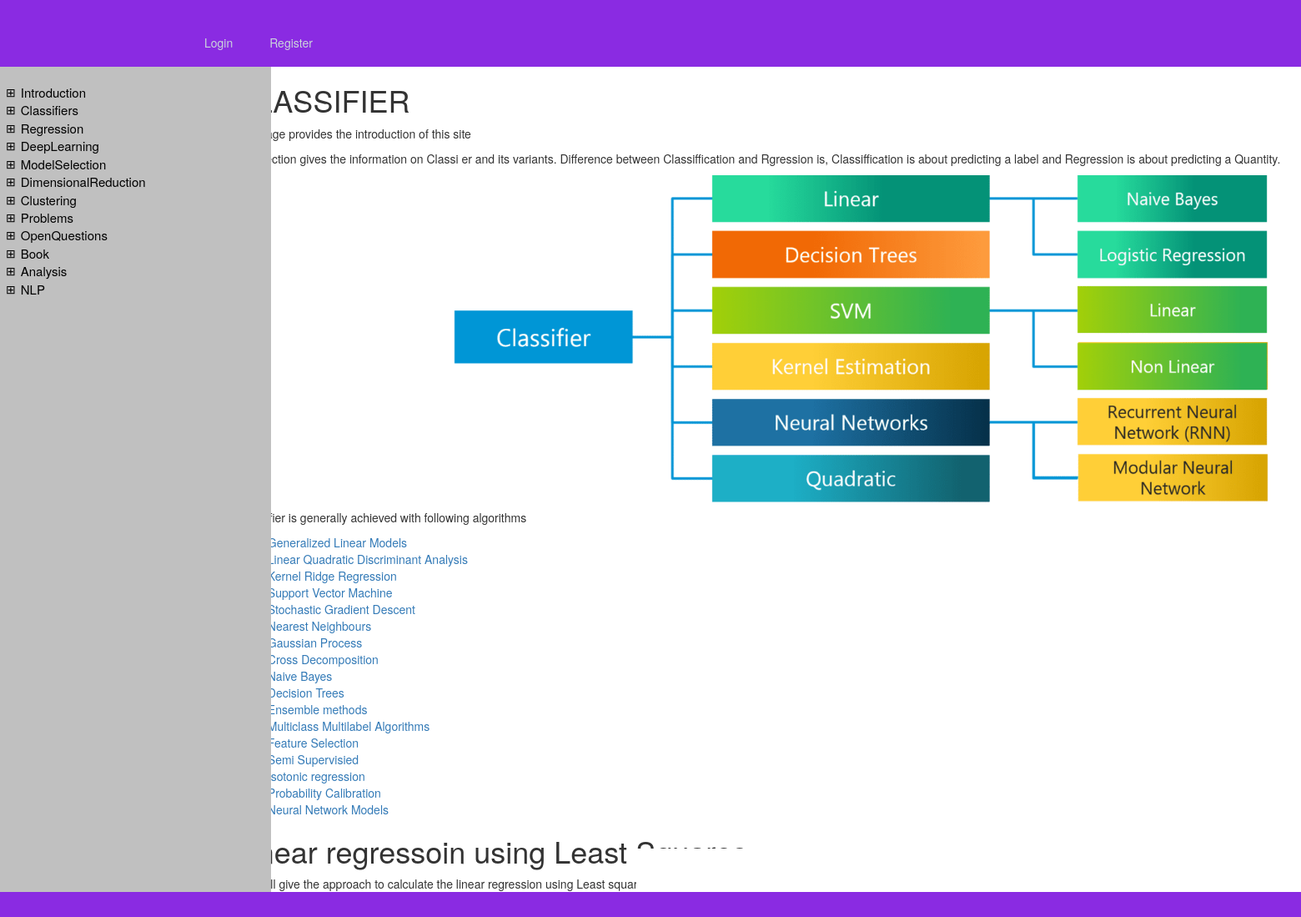
Before: /start/Classifiers with the older database file.
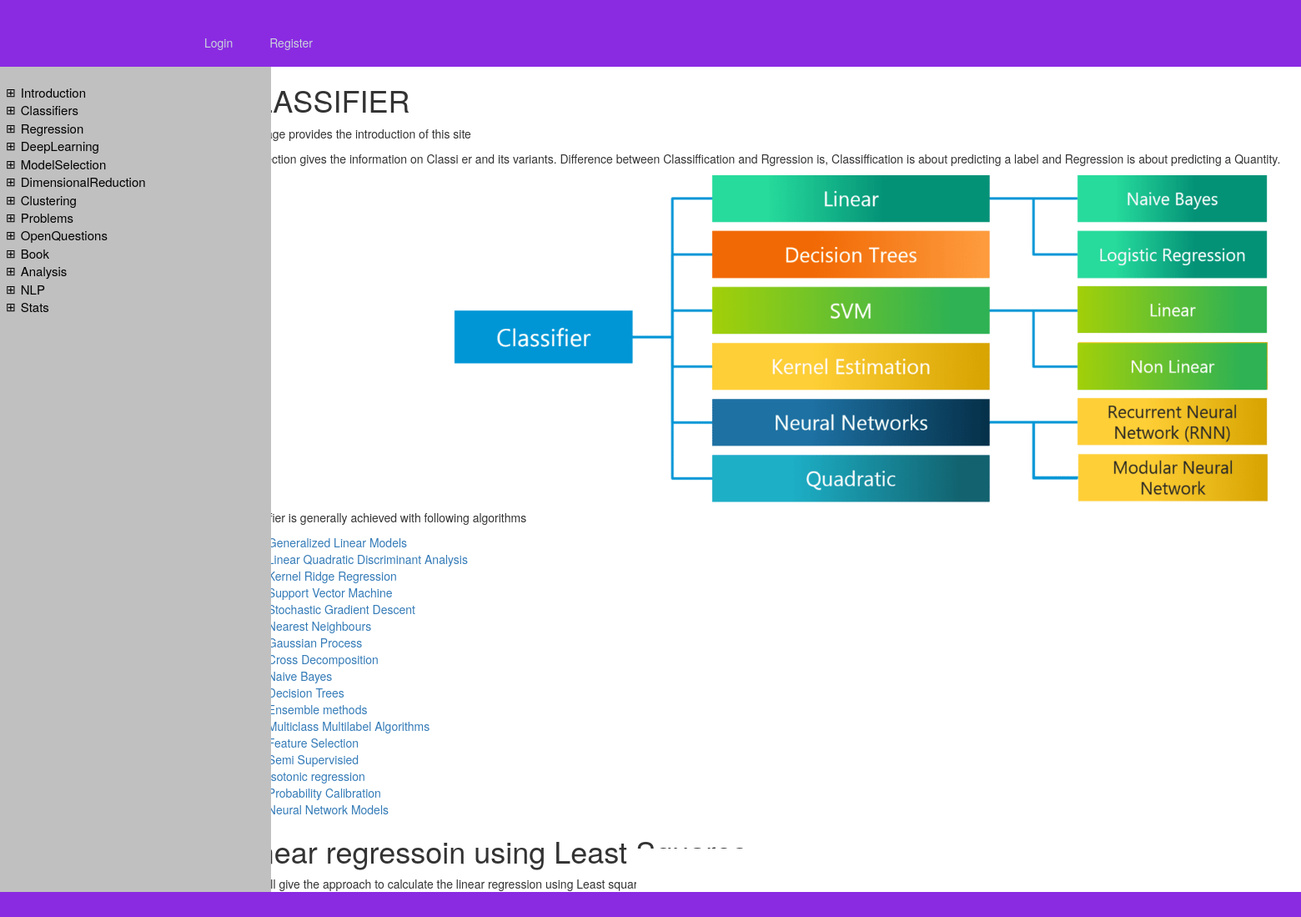
After: the same page with the newer database file.
### application/models.py (models this page shows, shortened)
class FirstLevel(db.Model):
    id = db.Column(db.Integer, primary_key=True)
    title = db.Column(db.String(200), unique=True, nullable=False)
    secondlevel = db.relationship('SecondLevel',backref='parent', lazy=True)

### application/routes.py (the view)
@app.route("/start/<string:heading>")
def start(heading):
    first_level = FirstLevel.query.all()
    if heading == 'Introduction':
        return render_template("intro.html",first_level=first_level)
    elif heading == 'Classifiers':
        return render_template("classifier.html",first_level=first_level)
    elif heading == 'Regression':
        return render_template("regression.html",first_level=first_level)
    elif heading == 'DeepLearning':
        return render_template("deeplearning.html",first_level=first_level)
    elif heading == 'ModelSelection':
        return render_template("modelselection.html",first_level=first_level)
    elif heading == 'DimensionalReduction':
        return render_template("dimensionalreduction.html",first_level=first_level)
    elif heading == 'Clustering':
        return render_template("clustering.html",first_level=first_level)
    elif heading == 'Problems':
        return render_template("problems.html",first_level=first_level)
    elif heading == 'OpenQuestions':
        return render_template("openquestions.html",first_level=first_level)
    elif heading == 'NLP':
        return render_template("book_nlp.html",first_level=first_level)
    elif heading == 'Book':
        return render_template("book.html",first_level=first_level)
    elif heading == 'Stats':
        return render_template("stats.html",first_level=first_level)
    else:
        return render_template('intro.html',first_level=first_level)

### application/templates/classifier.html
{% extends "layout.html" %}
{% block content %}
<div>
    <h1>CLASSIFIER</h1>
    <p>This page provides the introduction of this site</p>
    <p>This section gives the information on Classier and its variants.
Difference between Classiffication and Rgression is, Classiffication is about predicting a label and Regression
is about predicting a Quantity.</p>
<img src="{{url_for('static', filename='classifier_info.png')}}" alt="" align="middle" width="1500" height="400"><br>
<p>Classiffier is generally achieved with following algorithms
	<ul>
<li><a href="{{ url_for('gen_lin_models') }}" >Generalized Linear Models</a></li>
<li><a href="{{ url_for('lin_disc_ana') }}" >Linear Quadratic Discriminant Analysis</a></li>
<li><a href="{{ url_for('kernel_ridge') }}" >Kernel Ridge Regression</a></li>
<li><a href="{{ url_for('svm') }}" >Support Vector Machine</a></li>
<li><a href="{{ url_for('sto_grad_descent') }}" >Stochastic Gradient Descent</a></li>
<li><a href="{{ url_for('near_neig') }}" >Nearest Neighbours</a></li>
<li><a href="{{ url_for('gauss_process') }}" >Gaussian Process</a></li>
<li><a href="{{ url_for('cross_validation') }}" >Cross Decomposition</li>
<li><a href="{{ url_for('naive_bayes') }}" >Naive Bayes</li></a>
<li><a href="{{ url_for('decision_tree') }}" >Decision Trees</a></li>
<li><a href="{{ url_for('ensemble_methods') }}" >Ensemble methods</a></li>
<li><a href="{{ url_for('multiclass_multilabel_algos') }}" >Multiclass Multilabel Algorithms</a></li>
<li><a href="{{ url_for('feature_selection') }}" >Feature Selection</a></li>
<li><a href="{{ url_for('semi_super') }}" >Semi Supervisied</a></li>
<li><a href="{{ url_for('isotonic_regression') }}" >Isotonic regression</a></li>
<li><a href="{{ url_for('probability_calibration') }}" >Probability Calibration</a></li>
<li><a href="{{ url_for('neural_network') }}" >Neural Network Models</a></li>
</ul>
</p>
<h1> Linear regressoin using Least Squares</h1>
	<p>This will give the approach to calculate the linear regression using Least squares mechanism. Simple Linear
Regression is one variable dependent on one variable. If there are more than two variables it is Multiple
Linear Regressions.</p>
</div>
{% endblock content %}

### application/templates/layout.html (shortened to what this page needs)
<!DOCTYPE html>
<html lang="en">
<head>
    <link rel= "stylesheet" type= "text/css" href= "{{ url_for('static',filename='styles/tree_style.css') }}">
    <link rel= "stylesheet" type= "text/css" href= "{{ url_for('static',filename='styles/main.css') }}">
    <link rel= "stylesheet" type= "text/css" href= "{{ url_for('static',filename='styles/bootstrap.min.css') }}">
</head>
<body>
<div class="headerLayout">
    <nav class="navbar navbar-expand-md navbar-dark bg-steel fixed-top">
        <div class="container">
          <div class="collapse navbar-collapse" id="navbarToggle">
            <div class="navbar-nav">
                {% if current_user.is_authenticated %}
                    <a class="nav-item nav-link" href="{{url_for('logout')}}">Logout</a>
                {% else %}
                    <a class="nav-item nav-link" href="{{url_for('login')}}">Login</a>
                    <a class="nav-item nav-link" href="{{url_for('register')}}">Register</a>
                {% endif %}
            </div>
          </div>
        </div>
      </nav>
</div>
<div  class="sidenav">
    <ul id="myUL">
        {% for value in first_level %}
        <li><span class="box"><a href="{{url_for('start',heading=value.title)}}">{{value.title}}</a></span>
        </li>
        {% endfor %}
    </ul>
</div>
<div class="layoutMain" id="main">
    {% block content %}
    {% endblock content%}
</div>
<div class="footerLayout"></div>
</body>
</html>

### application/static/styles/tree_style.css (style rules this page uses)
.sidenav { width: 32.5rem; position: fixed; margin-top: 80px; top: 0; left: 0; bottom: 0; background-color: #C0C0C0; overflow-x: scroll; padding-top: 20px; padding-left: 7px; }
.sidenav a { text-decoration: none; font-size: 15px; color: black; display: block; transition: 0.3s; }
.layoutMain { margin-left:7px; }
#main { margin-top: 80px; float: right; width: 82%; }
ul, #myUL { list-style-type: none; }
#myUL { margin: 0; padding: 0; color: black; }
.box { cursor: pointer; -webkit-user-select: none; -moz-user-select: none; -ms-user-select: none; user-select: none; display: flex; }
.box::before { content: "\229E"; color: black; display: inline-block; margin-right: 6px; }
.headerLayout { height: 80px; width:100%; vertical-align: top; background-color: blueviolet; position:fixed; }
.footerLayout { height: 30px; position: fixed; left: 0; bottom: 0; width: 100%; background-color: blueviolet; }

### application/static/styles/main.css (style rules this page uses)
.headerLayout .navbar-nav .nav-link { color: #cbd5db; }
.headerLayout .navbar-nav .nav-item { padding: 10px 20px; }
.headerLayout .navbar { margin-top: 40px; }

Changed rows visible on the page:
added FirstLevel: title "Stats"
